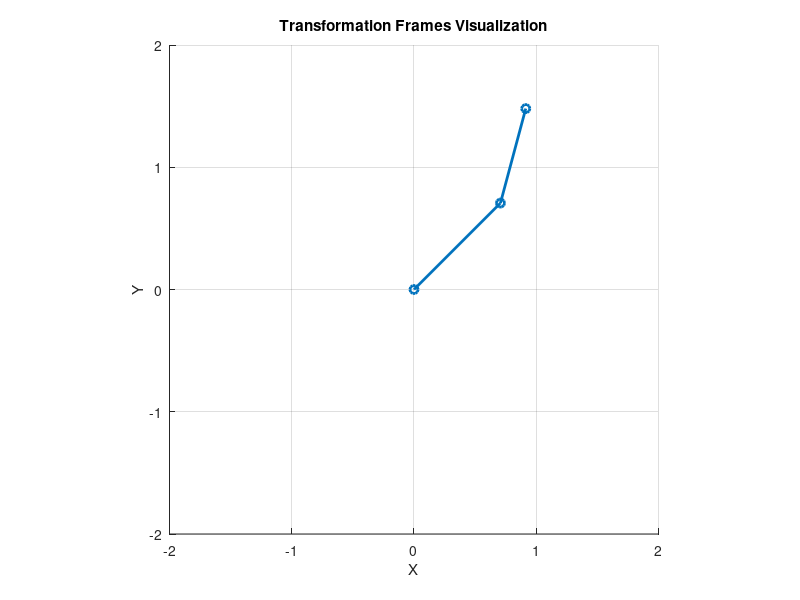

Reproduce this figure in MATLAB. (Note: this script raises an error after producing the figure.)
%% Transformation Frames Visualization - 2-Link Planar Manipulator
clear; clc; close all;

% --- Link lengths ---
L1 = 1.0;
L2 = 0.8;

% --- Joint angles ---
theta1 = deg2rad(45);
theta2 = deg2rad(30);

% --- Transformation Matrices ---
T01 = [cos(theta1) -sin(theta1) L1*cos(theta1);
       sin(theta1)  cos(theta1) L1*sin(theta1);
       0            0           1];

T12 = [cos(theta2) -sin(theta2) L2*cos(theta2);
       sin(theta2)  cos(theta2) L2*sin(theta2);
       0            0           1];

T02 = T01 * T12;

% --- Extract positions ---
O0 = [0; 0];
O1 = T01(1:2,3);
O2 = T02(1:2,3);

% --- Plot setup ---
figure('Color','w'); hold on; grid on; axis equal;
xlim([-2 2]); ylim([-2 2]);
xlabel('X'); ylabel('Y');
title('Transformation Frames Visualization');

% --- Plot robot links ---
plot([O0(1) O1(1) O2(1)], [O0(2) O1(2) O2(2)], '-o', 'LineWidth', 2);

% --- Draw coordinate frames ---
drawFrame(eye(3), 0.2, 'Base {0}');
drawFrame(T01, 0.2, '{1}');
drawFrame(T02, 0.2, '{2}');

% --- Display transformation matrices ---
disp('T01 ='); disp(T01);
disp('T12 ='); disp(T12);
disp('T02 ='); disp(T02);

%% --- Function to draw coordinate frame ---
function drawFrame(T, scale, labelText)
    origin = T(1:2,3);
    xAxis = origin + scale * T(1:2,1);
    yAxis = origin + scale * T(1:2,2);
    
    % Draw axes
    plot([origin(1) xAxis(1)], [origin(2) xAxis(2)], 'r', 'LineWidth', 2); % X-axis
    plot([origin(1) yAxis(1)], [origin(2) yAxis(2)], 'b', 'LineWidth', 2); % Y-axis
    
    % Label
    text(origin(1)+0.05, origin(2)+0.05, labelText, 'FontSize', 10, 'FontWeight', 'bold');
end
